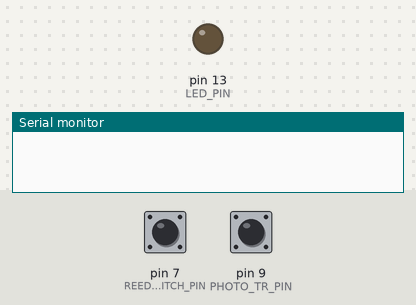
Bench run of a sketch on a simulated Arduino Uno, built with avr-gcc and run on an emulated ATmega328P. Shown: output pins drawn as LEDs (lit = HIGH), the last lines printed to the serial monitor. The inputs (shaded band) are chosen by the test bench; at power-on: pin 7 (REED_SWITCH_PIN) HIGH, pin 9 (PHOTO_TR_PIN) HIGH.

Above: at 4.8 s.
4.9 s: pin 7 (REED_SWITCH_PIN) pulled LOW for 2.35 s
At 6.62 s:
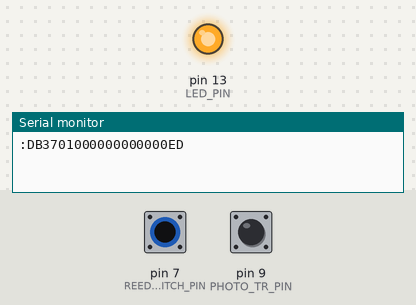
10.9 s: pin 9 (PHOTO_TR_PIN) pulled LOW for 2.35 s
At 15.6 s:
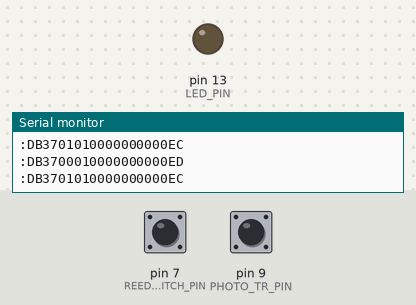
16.3 s: pin 7 (REED_SWITCH_PIN) driven LOW and pin 9 (PHOTO_TR_PIN) driven LOW
At 18.02 s:
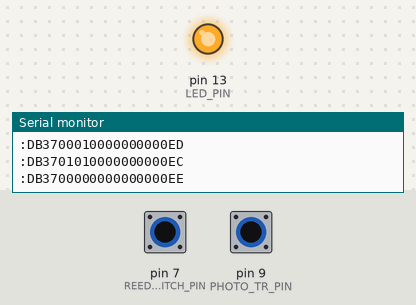
Timing chart, 0 to 19.6 s (numbered marks = the images above; inputs shaded):
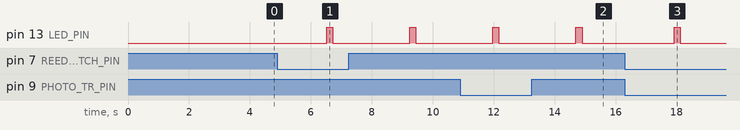

The sketch:

simple_raw_client.ino
```cpp
// (licence header left out)
#include <SoftwareSerial.h>
#include "RawClient.h"


#define RAW_CLIENT_RX_PIN 10
#define RAW_CLIENT_TX_PIN 11
#define RAW_CLIENT_BPS	9600
RawClient raw(RAW_CLIENT_RX_PIN, RAW_CLIENT_TX_PIN, RAW_CLIENT_BPS);

#define LED_PIN	13

// `   ^     O h ~   Ô     p Ï  ( X C b ` Ø Ö u Ô Ì ó Ô s À è » Î ô)
unsigned long privantChatteringTimeLimitMs = 0;
#define PRIVENT_CHATTERING_TIME_MS	(500)

#define PHOTO_TR_PIN	9
#define REED_SWITCH_PIN	7
int preStatePhotoTr = 1;
int preStateReeSwitch = 1;

void setup() {

	Serial.begin(115200);

	//LED s   ð o Í É Ý è
	pinMode(LED_PIN, OUTPUT);
	digitalWrite(LED_PIN, LOW);

	//INPUT_PULLUP F [ q J ú   ÉH A Z     ÉL
	pinMode(PHOTO_TR_PIN, INPUT_PULLUP);
	pinMode(REED_SWITCH_PIN, INPUT_PULLUP);

}

bool isPinChanged(int* preState, int pinNo) {
	int res = 0;
	res = digitalRead(pinNo);

	// O ñ Ì s   ó Ô Æ Ù È é © H
	if (*preState != res) {
		privantChatteringTimeLimitMs = millis() + PRIVENT_CHATTERING_TIME_MS;
		while (privantChatteringTimeLimitMs > millis()) {
			res = digitalRead(pinNo);
			// O ñ Æ ¯ ¶ ó Ô É È Á ½ ç A `   ^     O   r » f µ Ä     I ¹
			if (*preState == res) { return false; }
		}

		// ó Ô ª Ï í Á ½
		*preState = res;
		return true;
	}

	return false;
}

void loop() {
	bool isChanged = false;

	// t H g g     W X ^ Ì m F
	if (isPinChanged(&preStatePhotoTr, PHOTO_TR_PIN)) {
		isChanged = true;
	}

	//   [ h X C b ` Ì m F
	if (isPinChanged(&preStateReeSwitch, REED_SWITCH_PIN)) {
		isChanged = true;
	}

	if (isChanged) {
		RawData rawdata;
		memset(&rawdata, 0, sizeof(RawData));

		rawdata.data[0] = preStatePhotoTr;
		rawdata.data[1] = preStateReeSwitch;
		raw.sendData(&rawdata);

		digitalWrite(LED_PIN, HIGH);
		delay(200);
		digitalWrite(LED_PIN, LOW);
	}

	delay(2000);
}
```

Measured:
- after the input at 4.9 s, pin 13 (LED_PIN): alternates HIGH for 0.20 s and LOW for 2.5 s, starting after 1.6 s
- after the input at 10.9 s, pin 13 (LED_PIN): alternates HIGH for 0.20 s and LOW for 2.5 s, starting after 1.1 s
- after the input at 16.3 s, pin 13 (LED_PIN): LOW → HIGH after 1.6 s, → LOW 0.20 s later
